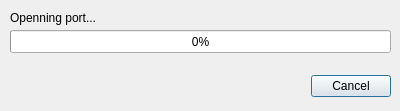
<?xml version="1.0" encoding="UTF-8"?>
<ui version="4.0">
 <class>FlashProgressDialog</class>
 <widget class="QDialog" name="FlashProgressDialog">
  <property name="geometry">
   <rect>
    <x>0</x>
    <y>0</y>
    <width>400</width>
    <height>111</height>
   </rect>
  </property>
  <property name="windowTitle">
   <string>Upgrading Device</string>
  </property>
  <property name="modal">
   <bool>true</bool>
  </property>
  <widget class="QDialogButtonBox" name="buttonBox">
   <property name="geometry">
    <rect>
     <x>10</x>
     <y>70</y>
     <width>381</width>
     <height>32</height>
    </rect>
   </property>
   <property name="orientation">
    <enum>Qt::Horizontal</enum>
   </property>
   <property name="standardButtons">
    <set>QDialogButtonBox::Cancel</set>
   </property>
  </widget>
  <widget class="QProgressBar" name="progressBar">
   <property name="geometry">
    <rect>
     <x>10</x>
     <y>30</y>
     <width>381</width>
     <height>23</height>
    </rect>
   </property>
   <property name="value">
    <number>0</number>
   </property>
   <property name="alignment">
    <set>Qt::AlignJustify|Qt::AlignVCenter</set>
   </property>
  </widget>
  <widget class="QLabel" name="stateLabel">
   <property name="geometry">
    <rect>
     <x>10</x>
     <y>10</y>
     <width>381</width>
     <height>16</height>
    </rect>
   </property>
   <property name="text">
    <string>Openning port...</string>
   </property>
  </widget>
 </widget>
 <resources/>
 <connections>
  <connection>
   <sender>buttonBox</sender>
   <signal>accepted()</signal>
   <receiver>FlashProgressDialog</receiver>
   <slot>accept()</slot>
   <hints>
    <hint type="sourcelabel">
     <x>248</x>
     <y>254</y>
    </hint>
    <hint type="destinationlabel">
     <x>157</x>
     <y>274</y>
    </hint>
   </hints>
  </connection>
  <connection>
   <sender>buttonBox</sender>
   <signal>rejected()</signal>
   <receiver>FlashProgressDialog</receiver>
   <slot>reject()</slot>
   <hints>
    <hint type="sourcelabel">
     <x>316</x>
     <y>260</y>
    </hint>
    <hint type="destinationlabel">
     <x>286</x>
     <y>274</y>
    </hint>
   </hints>
  </connection>
 </connections>
</ui>
